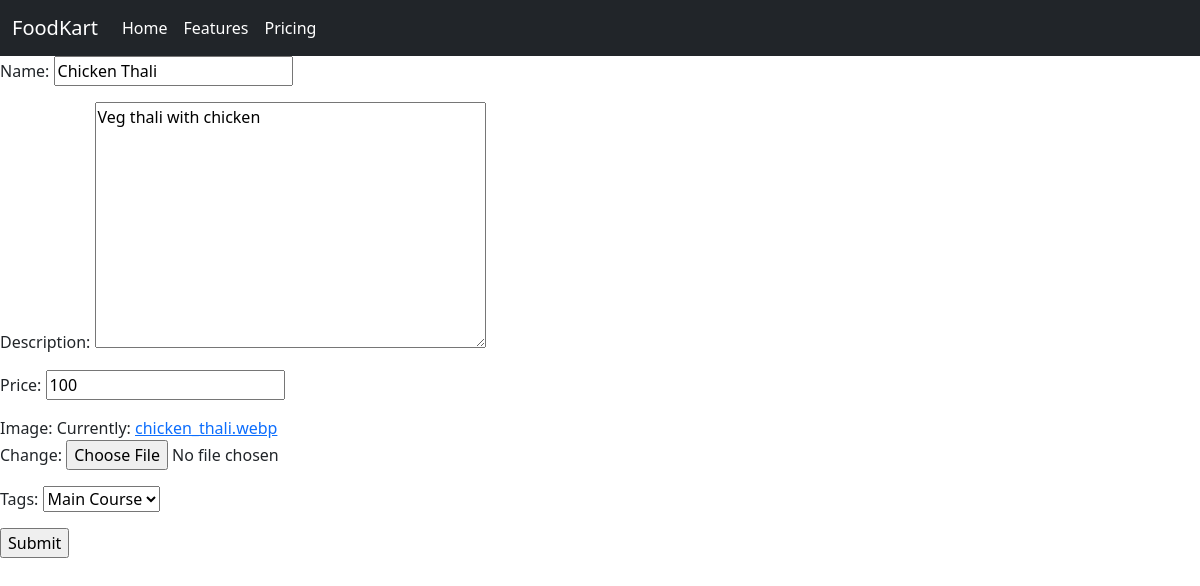
Page /dm/9 (signed in) on the committed database.
### menu/models.py (models this page shows, shortened)
class Dish(models.Model):
    id = models.AutoField(primary_key=True)
    name = models.CharField(max_length=200, null = False, blank = False, default = 'newItem')
    description = models.TextField()
    price = models.IntegerField()
    image = models.ImageField(null = False, blank = False)
    tags = models.ForeignKey(Tags, on_delete = models.CASCADE, null = True)
    restaurant = models.ForeignKey(restaurant, on_delete = models.CASCADE)

### menu/views.py (the view)
# urls.py: path('dm/<int:dish_id>', views.dish_modification, name='dish_modification'),
@login_required
def dish_modification(request, dish_id):
    dish = Dish.objects.get(id=dish_id)
    user = request.user
    restaurant = user
    form = DishCreationForm(instance=dish)          # Storing the dish which we want to modify.
    if str(restaurant) == str(dish.restaurant):     # Dish modification can only be done by the owner restaurant.
        if request.method == 'POST':
            form = DishCreationForm(request.POST, request.FILES, instance=dish)
            if form.is_valid():
                form = form.save(commit=False)
                form.restaurant = user
                form.save()                         # Dish has been modified and saved.
                messages.success(request, 'Dish modified successfully.')
                return redirect('index')
    else:
        messages.error(request, 'You are not authorized to modify others menu.')
        return redirect('index')
    context = {
        'form_type': 'dish_modification',
        'id': dish_id,
        'form': form,
    }
    return render(request, 'menu/dish.html', context=context)

### menu/forms.py
class DishCreationForm(forms.ModelForm):
    class Meta:
        model = Dish
        fields = '__all__'
        exclude = ['restaurant']

### menu/models.py (called while the page is built)
    def __str__(self):
        return f'{self.tag}'

### Templates/menu/dish.html (shortened to what this page needs)
{% extends 'menu/index.html' %}
{% block container%}
{% if form_type == 'dish_creation' %}
    <form action="{% url 'dish_creation'%}" method="POST" enctype = 'multipart/form-data'>
    {% csrf_token %}
    {{form.as_p}}
    <input type="submit">
    </form>
    {% elif form_type == 'dish_modification' %}
    <form action="{% url 'dish_modification' id %}" method="POST" enctype = 'multipart/form-data'>
        {{form.as_p}}
        <input type="submit">
    </form>
{% endif %}
{% endblock container %}

### rows in the picture
Dish: name "Chicken Thali", description "Veg thali with chicken", price "100", tags "Main Course"
